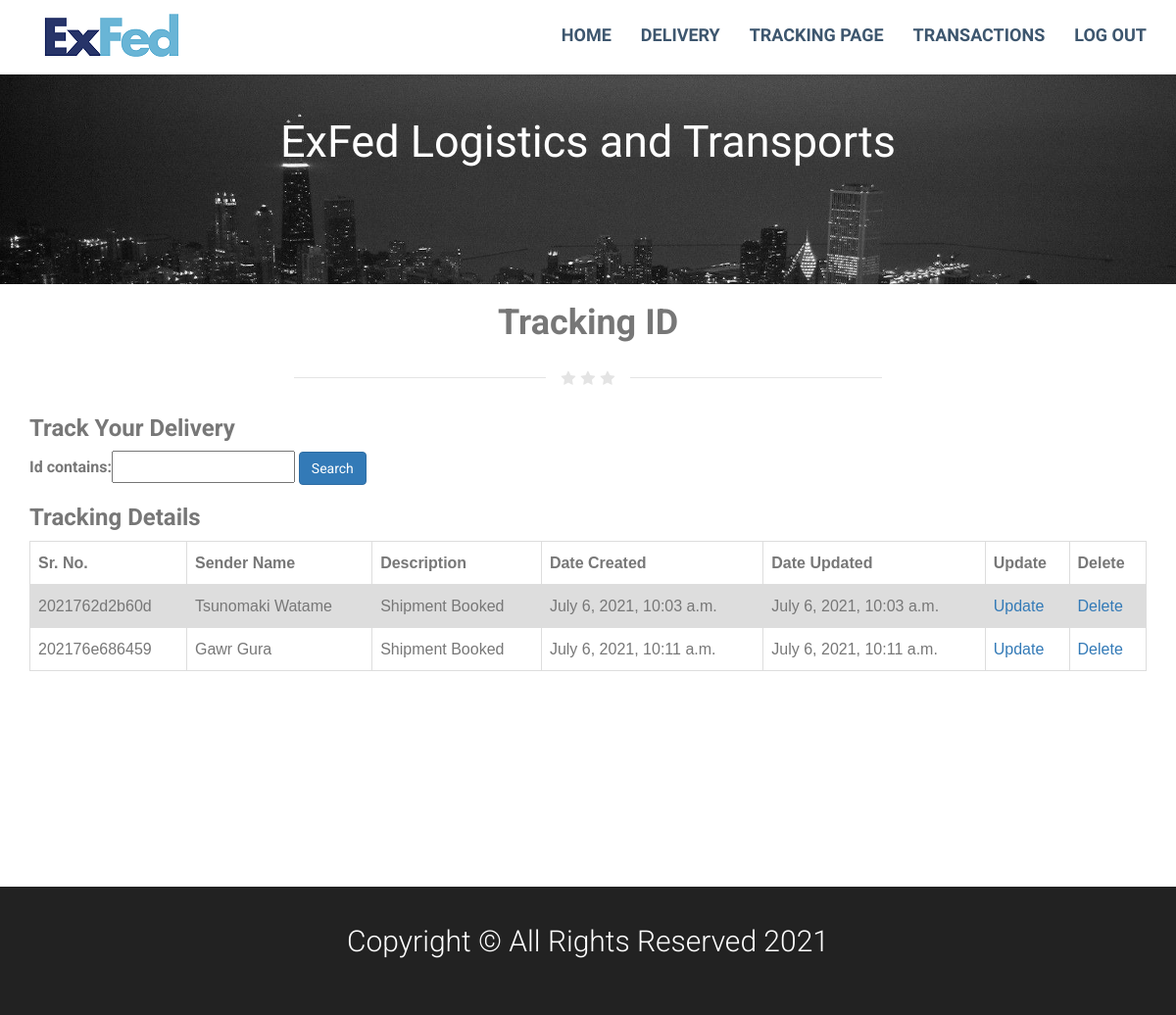
Page /tracking/ (signed in) on the earlier database version.
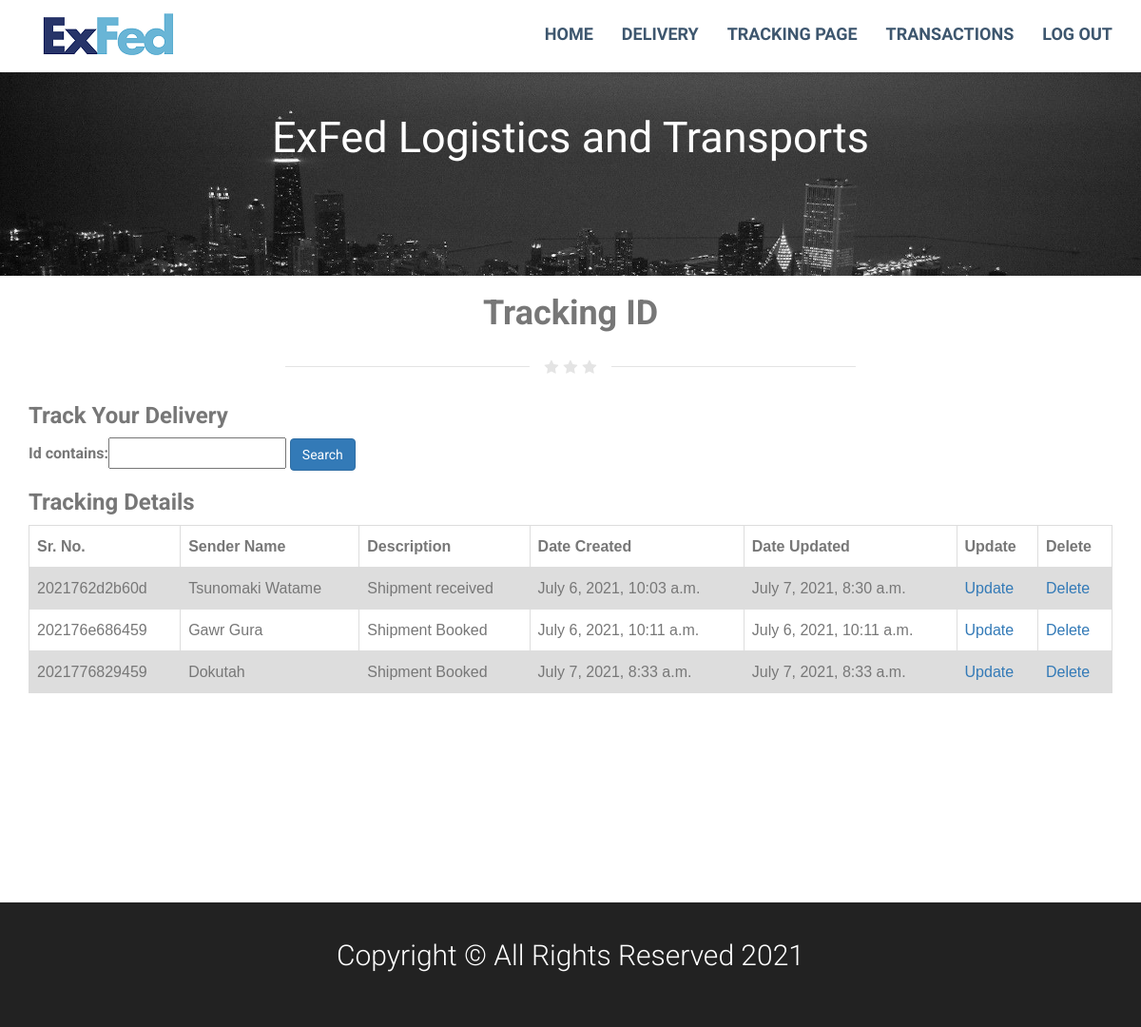
Same page on the later database version.
### cms/models.py (models this page shows, shortened)
class Delivery(models.Model):
	sender_name = models.CharField(max_length = 200, null = True)
	sender_contact_no = models.CharField(max_length = 200, null = True)
	sender_email = models.CharField(max_length = 200, null = True)
	sender_address = models.CharField(max_length = 200, null = True)
	receiver_name = models.CharField(max_length = 200, null = True)
	receiver_contact_no = models.CharField(max_length = 200, null = True)
	receiver_email = models.CharField(max_length = 200, null = True)
	receiver_address = models.CharField(max_length = 200, null = True)
	description = models.CharField(max_length = 200, null = True)
	id = models.CharField(primary_key = True, default = create_id, editable = False, max_length = 10)
	date_created = models.DateTimeField(auto_now_add = True, null = True)
	date_updated = models.DateTimeField(auto_now = True, null = True)

### cms/views.py (the view)
# urls.py: path('tracking/', views.tracking, name="tracking"),
@login_required(login_url='login')
def tracking(request):
	delivery = Delivery.objects.all()
	payment = Payment.objects.all()
	myFilter = DeliveryFilter(request.GET, queryset=delivery)
	delivery = myFilter.qs
	context = {'delivery': delivery, 'myFilter': myFilter, 'payment': payment}
	return render(request, 'cms/tracking.html', context)

### cms/templates/cms/tracking.html (shortened to what this page needs)
{% extends 'cms/navbar_in.html' %}
{% load static %}
{% block content %}
<div class="underlined-title">
    <div class="editContent">
      <h1 class="text-center">Tracking ID</h1>
    </div>
    <div class="wow-hr type_short">
      <span class="wow-hr-h">
      <i class="fa fa-star"></i>
      <i class="fa fa-star"></i>
      <i class="fa fa-star"></i>
      </span>
    </div>
  </div>
<section class="item content">
<div class="container toparea">
  <div class="underlined-title">
    <div class="editContent">
      <h3 class="text-left">Track Your Delivery</h3>
    </div>
  <div class="row g-3">
    <div class = "col col-md-6">
      <form method="get" >
          {{myFilter.form}}
        <button class = "btn btn-primary" type="submit">Search</button>
      </form>
    </div>
  </div>
</head>
<body>
<h3>Tracking Details</h3>
<table>
  <tr>
    <th>Sr. No.</th>
    <th>Sender Name</th>
    <th>Description</th>
    <th>Date Created</th>
    <th>Date Updated</th>
    <th>Update</th>
    <th>Delete</th>
  </tr>
    {% for i in delivery %}
      <tr>
        <td>{{i.id}}</td>
        <td>{{i.sender_name}}</td>
        <td>{{i.description}}</td>
        <td>{{i.date_created}}</td>
        <td>{{i.date_updated}}</td>
        <td> <a href="{% url 'updatedelivery' i.id %}">Update</a></td>
        <td><a href="{% url 'deletedelivery' i.id %}">Delete</a></td>
      </tr>
    {% endfor %}
</table>
</body>
</section>
{% endblock %}

Differences in the rows shown:
changed Delivery "Tsunomaki Watame": description "Shipment Booked" → "Shipment received"; date_updated "July 6, 2021, 10:03 a.m." → "July 7, 2021, 8:30 a.m."
added Delivery: id "2021776829459", sender_name "Dokutah", description "Shipment Booked", date_created "July 7, 2021, 8:33 a.m.", date_updated "July 7, 2021, 8:33 a.m."
